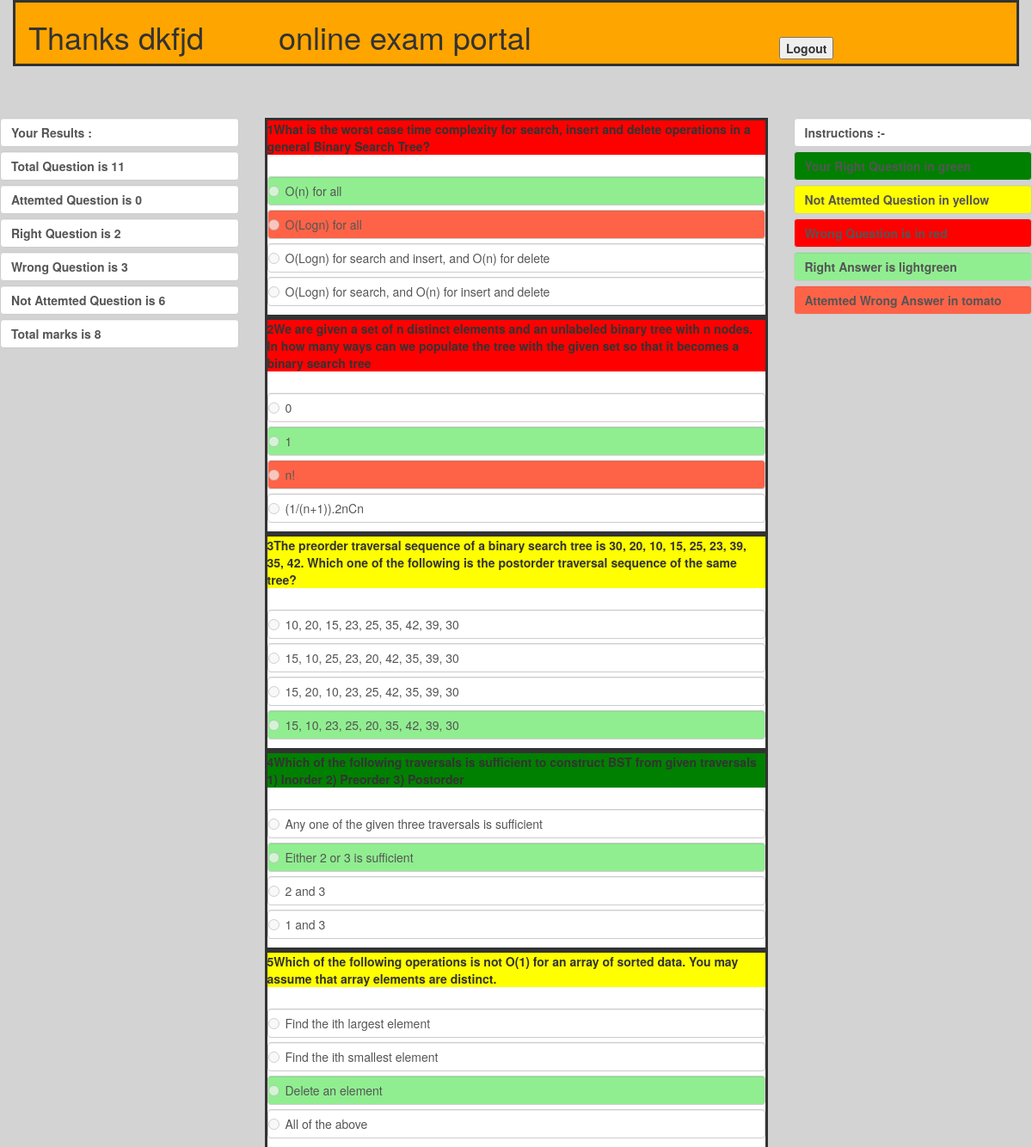
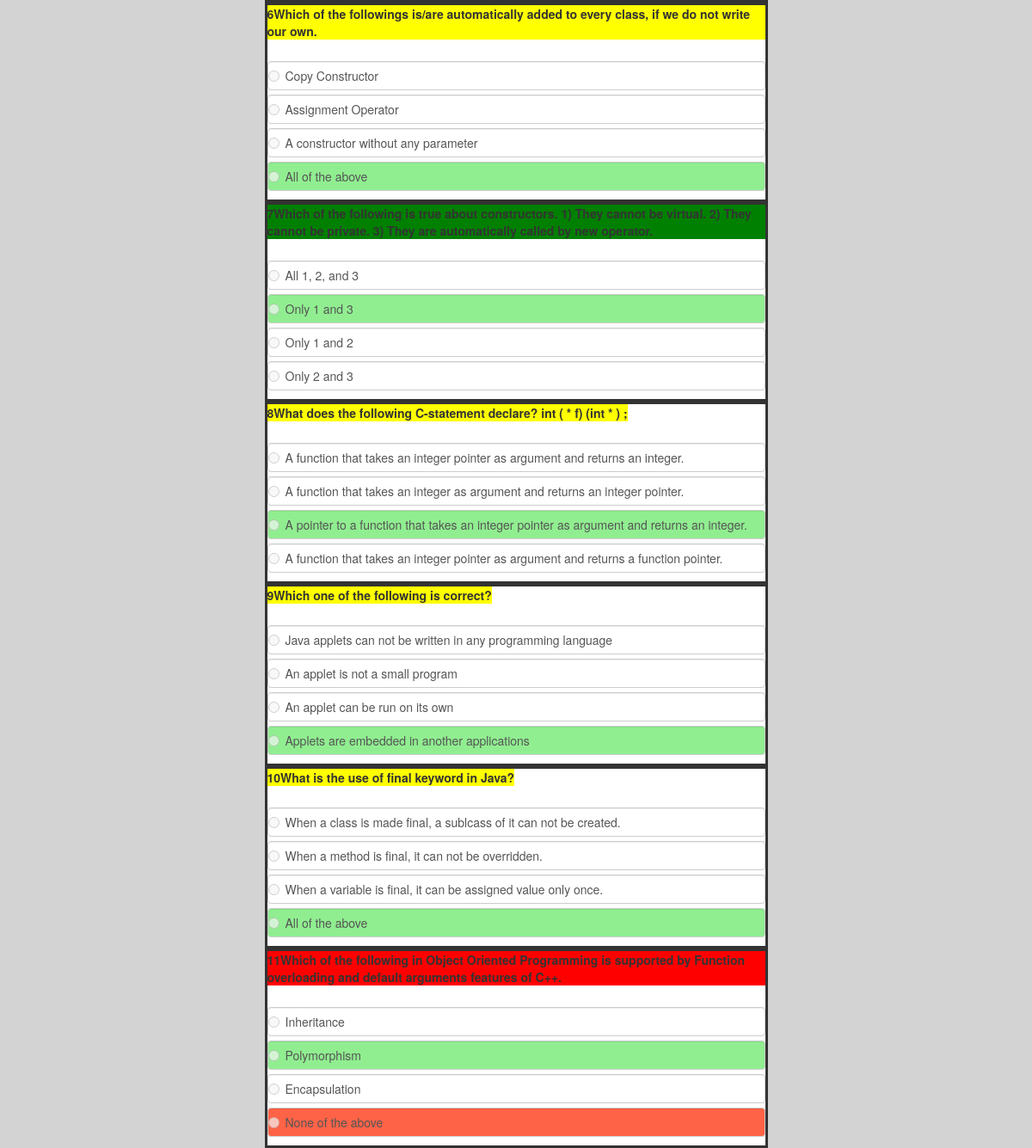
The page /quizform.php (signed in) on the database its author committed (2 pictures, top to bottom).
### tables this page shows
CREATE TABLE `quiz` (
  `id` int(20) NOT NULL,
  `qus` varchar(200) DEFAULT NULL,
  `op1` varchar(100) DEFAULT NULL,
  `op2` varchar(100) DEFAULT NULL,
  `op3` varchar(100) DEFAULT NULL,
  `op4` varchar(100) DEFAULT NULL,
  `markoption` varchar(5) DEFAULT NULL,
  `rightoption` varchar(5) DEFAULT NULL
);

### quizform.php (the view, shortened to what this page needs)
<?php
	$con=mysqli_connect('localhost','root',"","onlineexam") or die("database error");
      $quss="select *from quiz";
     $results=mysqli_query($con,$quss);
	$num=mysqli_num_rows($results);
	 $attemtques=0;
	 $rightques=0;
     $wrongques=0;
     $notattempt=0;
	for($i=1;$i<=$num;$i++)
    {
    $index1="optradio".$i;
    if(isset($_POST[$index1]))
	{
		$answer[$i]= $_POST[$index1];
	    $attemtques++;
	}
	 else
      $answer[$i]=0;
   }
for($i=1;$i<=$num;$i++)
{
 $q="update quiz set markoption='$answer[$i]' where id='$i'";
 mysqli_query($con,$q);
}
 $em= $_SESSION["email"];
   $em1=substr_replace($em ,"",-10);
  for($i=1;$i<=$num;$i++)
{
 $q1="update result set $em1='$answer[$i]' where id='$i'";
 mysqli_query($con,$q1);
}
  $qu="select *from quiz";
  $result=mysqli_query($con,$qu);
  for($i=1;$i<=$num;$i++)
  {
    $row=mysqli_fetch_array($result);
    if($row['markoption']==$row['rightoption'])
    {
      $rightques++;
	  $forcheack[$i]=2;
	}
	 else if($row['markoption']=='0'){
		 $forcheack[$i]=0;
		 $notattempt++;
      }
      else{
		  $forcheack[$i]=1;
           $wrongques++;
    }
  }
 ?>
 <!DOCTYPE html>
 <html>
    <head>
        <link rel="stylesheet" href="https://maxcdn.bootstrapcdn.com/bootstrap/3.4.0/css/bootstrap.min.css">
 <link rel="stylesheet" href="bootstrap.min.css">
   <?php
	 $con=mysqli_connect('localhost','root',"","onlineexam") or die("database error");
   		$q ="select *from quiz ";
		 $result=mysqli_query($con,$q);
          $num=mysqli_num_rows($result);
    ?>
	</head>
   <body style="background:LightGray;">
       <div class="container" style="background-color:orange; border:solid  " >
   <div class="row" >
           <div class="col-sm-3">
					<div >
					<h1 >Thanks <?php  echo $_SESSION["names1"]; ?></h1>
					</div>
           </div>
		   <div class="col-sm-6">
					<div >
					<h1 >online exam portal</h1>
					</div>
           </div>
	       <div class="col-sm-3">
					<br>
					<br>
					<div >
					<label><button onclick="window.location.href='logout.php'" value="Logout" >Logout</button></label>
					</div>
           </div>
	</div>
</div>
	   <br>
	   <br>
	   <br>
	   <div class="row" >
	   <div class="col-sm-3">
             <div>
               <label class="form-control"> Your Results : </label>
             </div>
			 <div>
               <label class="form-control">Total  Question is <?php echo $num ?> </label>
             </div>
			<div>
               <label class="form-control">Attemted Question is <?php echo $attemtques ?> </label>
             </div>
                        <div>
               <label class="form-control">Right Question is <?php echo $rightques ?> </label>
             </div>
            <div>
               <label class="form-control">Wrong Question is <?php echo $wrongques ?> </label>
             </div>
			 <div>
               <label class="form-control">Not Attemted Question is <?php echo $notattempt ?> </label>
             </div>
			<div>
               <label class="form-control">Total marks is <?php echo 4* $rightques ?> </label>
             </div>
		</div>
			 <div class="col-sm-6">
	   <?php
			    for($i=1;$i<=$num;$i++)
				{
					$row=mysqli_fetch_array($result);
			    ?>
			 <div style="background:white; border:solid; ">
			  <div id="ques<?php echo $i;?>" >
			  <div>
		<?php if($forcheack[$i]==0)	{ ?> <label id="q" for="questions"   > <p  style="background-color:yellow;" id="ques<?php echo $i; ?>"><?php echo $i; echo $row['qus'];?></p></label>
		<?php } ?>
	    <?php if($forcheack[$i]==1)	{ ?><label id="q" for="questions"   > <p  style="background-color:red;" id="ques<?php echo $i; ?>"><?php echo $i; echo $row['qus'];?></p></label>
		<?php } ?>
		<?php if($forcheack[$i]==2)	{ ?><label id="q" for="questions"   > <p  style="background-color:green;" id="ques<?php echo $i; ?>"><?php echo $i; echo $row['qus'];?></p></label>
		<?php } ?>
			  </div>
		 	   <div class="radio">
		    	 <label  class="form-control" id="op1<?php echo $i; ?>"><input style="background-color:blue;color:blue "  disabled  type="radio" value="1" name="optradio<?php echo $i; ?>" ></input><?php  echo $row['op1'];?></label>
			    </div>
			  <div class="radio">
			   <label  class="form-control"   id="op2<?php echo $i;?>" ><input  disabled   type="radio" value="2" name="optradio<?php echo $i; ?>" ></input><?php  echo $row['op2'];?></label>
			  </div>
			<div class="radio">
			  <label  class="form-control" id="op3<?php echo $i;?>" ><input type="radio" disabled   value="3" name="optradio<?php echo $i; ?>"  ></input><?php  echo $row['op3'];?></label>
			 </div>
			 <div class="radio ">
			  <label  class="form-control" id="op4<?php echo $i; ?>" ><input type="radio" disabled  value="4" name="optradio<?php echo $i; ?>" ></input><?php  echo $row['op4'];?></label>
			 </div>
                 </div>
			   	</div>
			<?php
				}
				?>
			</div>
	   	   <div class="col-sm-3">
             <div>
               <label class="form-control" >Instructions :-</label>
             </div>
			 <div>
               <label class="form-control" style="background-color:green">Your Right Question in green</label>
             </div>
			 <div>
               <label class="form-control" style="background-color:yellow">Not Attemted Question in yellow </label>
             </div>
			<div>
               <label class="form-control" style="background-color:red">Wrong Question is in red</label>
             </div>
                        <div>
               <label class="form-control" style="background-color:LightGreen">Right Answer is lightgreen </label>
             </div>
            <div>
               <label class="form-control" style="background-color:Tomato">Attemted Wrong Answer in tomato </label>
             </div>
	   </div>
 </body>
 </html>

### quizform.php (style rules this page uses)
.green { background-color: LightGreen ; }
.red { background-color:Tomato; }

### rows shown on the page
quiz: qus "What is the worst case time complexity for search, insert and delete operations in a general Binary Search Tree?", op1 "O(n) for all", op2 "O(Logn) for all", op3 "O(Logn) for search and insert, and O(n) for delete", op4 "O(Logn) for search, and O(n) for insert and delete"
quiz: qus "We are given a set of n distinct elements and an unlabeled binary tree with n nodes. In how many ways can we populate the tree with the given set so that it becomes a binary search tree", op1 "0", op2 "1", op3 "n!", op4 "(1/(n+1)).2nCn"
quiz: qus "The preorder traversal sequence of a binary search tree is 30, 20, 10, 15, 25, 23, 39, 35, 42. Which one of the following is the postorder traversal sequence of the same tree?", op1 "10, 20, 15, 23, 25, 35, 42, 39, 30", op2 "15, 10, 25, 23, 20, 42, 35, 39, 30", op3 "15, 20, 10, 23, 25, 42, 35, 39, 30", op4 "15, 10, 23, 25, 20, 35, 42, 39, 30"
quiz: qus "Which of the following traversals is sufficient to construct BST from given traversals 1) Inorder 2) Preorder 3) Postorder", op1 "Any one of the given three traversals is sufficient", op2 "Either 2 or 3 is sufficient", op3 "2 and 3", op4 "1 and 3"
quiz: qus "Which of the following operations is not O(1) for an array of sorted data. You may assume that array elements are distinct.", op1 "Find the ith largest element", op2 "Find the ith smallest element", op3 "Delete an element", op4 "All of the above"
quiz: qus "Which of the followings is/are automatically added to every class, if we do not write our own.", op1 "Copy Constructor", op2 "Assignment Operator", op3 "A constructor without any parameter", op4 "All of the above"
quiz: qus "Which of the following is true about constructors. 1) They cannot be virtual. 2) They cannot be private. 3) They are automatically called by new operator.", op1 "All 1, 2, and 3", op2 "Only 1 and 3", op3 "Only 1 and 2", op4 "Only 2 and 3"
quiz: qus "What does the following C-statement declare? int ( * f) (int * ) ;", op1 "A function that takes an integer pointer as argument and returns an integer.", op2 "A function that takes an integer as argument and returns an integer pointer.", op3 "A pointer to a function that takes an integer pointer as argument and returns an integer.", op4 "A function that takes an integer pointer as argument and returns a function pointer."
quiz: qus "Which one of the following is correct?", op1 "Java applets can not be written in any programming language", op2 "An applet is not a small program", op3 "An applet can be run on its own", op4 "Applets are embedded in another applications"
quiz: qus "What is the use of final keyword in Java?", op1 "When a class is made final, a sublcass of it can not be created.", op2 "When a method is final, it can not be overridden.", op3 "When a variable is final, it can be assigned value only once.", op4 "All of the above"
quiz: qus "Which of the following in Object Oriented Programming is supported by Function overloading and default arguments features of C++.", op1 "Inheritance", op2 "Polymorphism", op3 "Encapsulation", op4 "None of the above"

### other values the page prints
$_SESSION["names1"] "dkfjd"
$num "11"
$attemtques "0"
$rightques "2"
$wrongques "3"
$notattempt "6"
4* $rightques "8"
